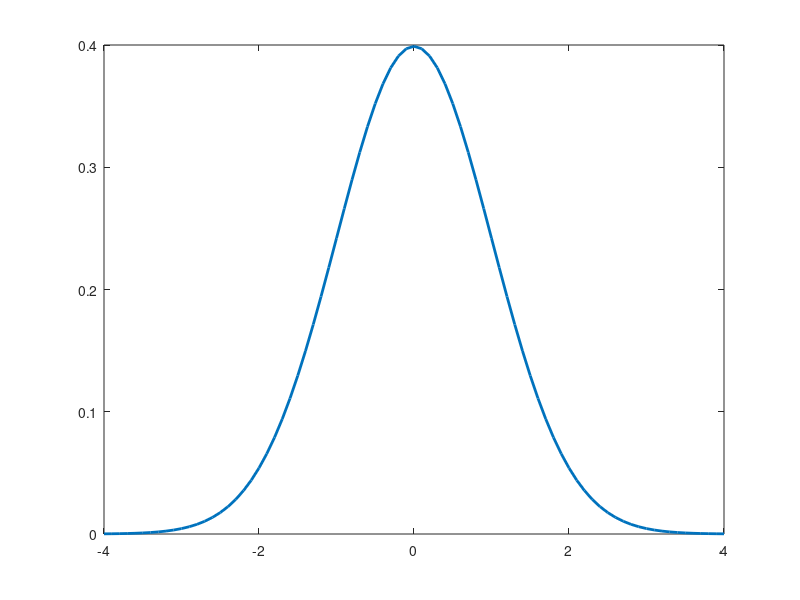

Write the MATLAB code that produced this figure.
% Draw a normal random variable with the following parameters.

%% Parameters of the random variable
mu = 0; 
sigma = 1;

%% Domain of the random variable
x = -4:0.1:4; 

% Compute the Y values of the density function
Y = normpdf(x, mu, sigma); 

%% Plot
plot(x, Y, 'LineWidth', 2);